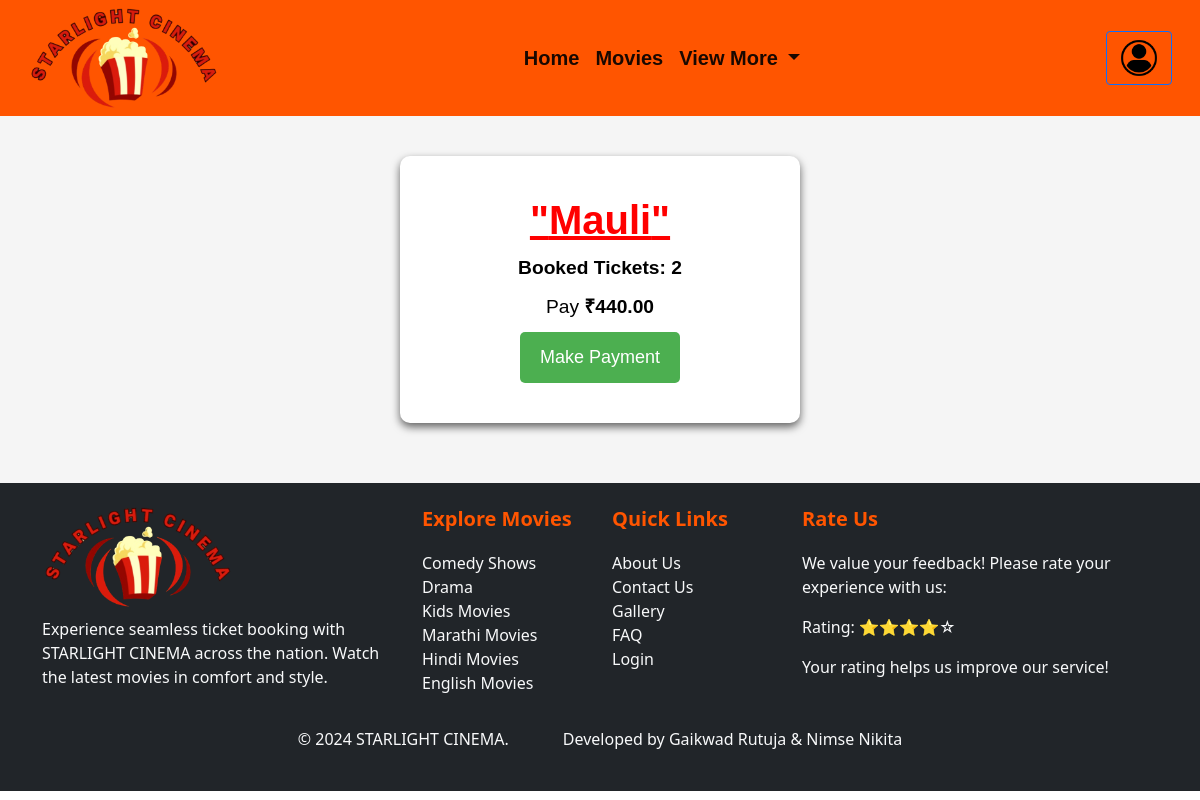
The app's page /User/pages/booked-ticket.php with its own data.
### tables this page shows
CREATE TABLE `ticket` (
  `id` int(50) NOT NULL,
  `name` text NOT NULL,
  `quantity` text NOT NULL,
  `total_price` text NOT NULL,
  `image` text NOT NULL,
  `show_date` text NOT NULL,
  `show_time` text NOT NULL
);

### User/pages/booked-ticket.php (the view, shortened to what this page needs)
<?php
$databaseHost = "localhost";
$databaseName = "movieticketdb";
$databaseUsername = "root";
$databasePassword = "";
$con = new mysqli($databaseHost, $databaseUsername, $databasePassword, $databaseName);
$query = "SELECT MAX(id) AS max_id FROM ticket";
$result = mysqli_query($con, $query);
$row = mysqli_fetch_assoc($result);
$maxId = $row['max_id'];
$ticketQuery = "SELECT name, quantity, total_price FROM ticket WHERE id = $maxId";
$ticketResult = mysqli_query($con, $ticketQuery);
if (mysqli_num_rows($ticketResult) > 0) {
    $ticketData = mysqli_fetch_assoc($ticketResult);
    $name = $ticketData['name'];
    $quantity = $ticketData['quantity'];
    $totalPrice = $ticketData['total_price'];
} else {
    $name = "Unknown";
    $quantity = 0;
    $totalPrice = 0.00;
}
?>
<!DOCTYPE html>
<html lang="en">
<head>
    <link rel="stylesheet" href=" ./../css/gallery.css">
    <link rel="stylesheet" href=" ./../css/movie-details.css">
    <link rel="stylesheet" href="https://stackpath.bootstrapcdn.com/bootstrap/4.5.2/css/bootstrap.min.css">
    <link href="https://cdn.jsdelivr.net/npm/bootstrap@5.0.2/dist/css/bootstrap.min.css" rel="stylesheet">
</head>
<body>
<nav class="navbar navbar-expand-lg navbar-light">
  <div class="container-fluid">
    <div class="logo"><img src="./../../Images/logo2.png" class="logo-img" alt="Logo"></div>
    <div class="collapse navbar-collapse justify-content-center" id="navbarSupportedContent">
      <ul class="navbar-nav mb-2 mb-lg-0">
        <li class="nav-item">
          <a class="nav-link active" aria-current="page" href=".\..\..\index1.php">Home</a>
        </li>
        <li class="nav-item">
          <a class="nav-link active" href=".\..\..\User\pages\movies.php">Movies</a>
        </li>
        <li class="nav-item dropdown">
          <a class="nav-link dropdown-toggle active" href="#" id="navbarDropdown" role="button" data-bs-toggle="dropdown" aria-expanded="false">
            View More
          </a>
        </li>
      </ul>
    </div>
    <div class="d-flex align-items-center">
      <a href="#" class="btn btn-outline-primary">
      <i class="bi bi-person"></i> <img src =".\..\..\Images\login.png" style="height:40px;">
      </a>
    </div>
  </div>
</nav>
<main>
    <div class="card-body">
        <div class="ticket-container">
            <div class="movie-details">
                <h2 class="movie-name" style="text-decoration:underline;">&quot;<?php echo $name; ?>&quot;</h2>
                <p style="color:black;font-weight:bold" class="ticket-quantity">Booked Tickets: <?php echo $quantity; ?></p>
                <p class="total-price">Pay <b style="color:black;">₹<?php echo number_format($totalPrice, 2); ?></b></p>
                <a href="payment.php?id=<?php echo $maxId; ?>" style="color:white;text-decoration:none;">
    <button class="get-ticket-btn">
    Make Payment
       </button>
       </a>
            </div>
        </div>
    </div>
</main>
 <div class="footer bg-dark text-light py-4">
    <div class="container">
        <div class="row">
            <div class="col-md-4">
            <div class="logo"><img src="./../../Images/logo2.png" class="logo-img" alt="Logo"></div>
                <p style="margin-top:10px;">Experience seamless ticket booking with STARLIGHT CINEMA across the nation. Watch the latest movies in comfort and style.</p>
            </div>
            <div class="col-md-2">
                <h5 class="footer-title">Explore Movies</h5>
                <ul class="list-unstyled">
                    <li><a href="#" class="text-light">Comedy Shows</a></li>
                    <li><a href="#" class="text-light">Drama</a></li>
                    <li><a href="#" class="text-light">Kids Movies</a></li>
                    <li><a href="#" class="text-light">Marathi Movies</a></li>
                    <li><a href="#" class="text-light">Hindi Movies</a></li>
                    <li><a href="#" class="text-light">English Movies</a></li>
                </ul>
            </div>
            <div class="col-md-2">
                <h5 class="footer-title">Quick Links</h5>
                <ul class="list-unstyled">
                    <li><a href="#" class="text-light">About Us</a></li>
                    <li><a href="#" class="text-light">Contact Us</a></li>
                    <li><a href="#" class="text-light">Gallery</a></li>
                    <li><a href="#" class="text-light">FAQ</a></li>
                    <li><a href="#" class="text-light">Login</a></li>
                </ul>
            </div>
            <div class="col-md-4">
    <h5 class="footer-title">Rate Us</h5>
    <p>We value your feedback! Please rate your experience with us:</p>
    <div class="rating">
    <p>Rating: ⭐⭐⭐⭐☆</p>
    </div>
    <p>Your rating helps us improve our service!</p>
</div>
        </div>
        <div class="row mt-3 text-center">
            <div class="col-12">
                <p>&copy; 2024 STARLIGHT CINEMA.  &nbsp; &nbsp; &nbsp; &nbsp; &nbsp; &nbsp;  Developed by Gaikwad Rutuja & Nimse Nikita</p>
            </div>
        </div>
    </div>
</div>
</body>
</html>

### User/css/gallery.css (style rules this page uses)
body { margin: 0; font-family: Arial, sans-serif; }
.navbar { background-color: #ff5500; width: 100%; }
.navbar-nav .nav-link { color: #000000; font-size: 20px; font-family: Arial, sans-serif; font-weight: bold; }
.logo-img { height: 100px; width: auto; }
.footer { background-color: #333; color: #fff; padding: 20px; }
.footer a { color: #fff; text-decoration: none; }
.footer { background-color: #000; color: #fff; padding: 20px 0; }
.footer a { color: #ff5500; text-decoration: none; }
.footer .footer-title { margin-bottom: 20px; font-weight: bold; color: #ff5500; }

### User/css/movie-details.css (style rules this page uses)
body { margin: 0; font-family: Arial, sans-serif; }
.navbar { background-color: #ff5500; width: 100%; }
.navbar-nav .nav-link { color: #000000; font-size: 20px; font-family: Arial, sans-serif; font-weight: bold; }
.logo-img { height: 100px; width: auto; }
.footer { background-color: #333; color: #fff; padding: 20px; }
.footer a { color: #fff; text-decoration: none; }
.footer { background-color: #000; color: #fff; padding: 20px 0; }
.footer a { color: #ff5500; text-decoration: none; }
.footer .footer-title { margin-bottom: 20px; font-weight: bold; color: #ff5500; }
.movie-details { flex: 2; padding: 20px; }
.movie-details p { margin: 10px 0; }
.ticket-quantity { display: flex; align-items: center; }

### User/pages/booked-ticket.php (style rules this page uses)
.card-body { font-family: Arial, sans-serif; margin: 0; padding: 40px 0px; display: flex; justify-content: center; align-items: center; flex-direction: column; background-color: #f5f5f5; }
.ticket-container { background-color: #ffffff; border-radius: 10px; box-shadow: 0 4px 8px rgba(0, 0, 0, 0.6); padding: 20px; margin-bottom: 20px; text-align: center; width: 400px; }
.movie-details { padding: 20px; }
.movie-name { font-size: 40px; font-weight:bold; margin: 0; color: red; }
.ticket-quantity, .total-price { font-size: 1.2em; margin: 10px 0; color: black; justify-content:center; }
.get-ticket-btn { background-color: #4CAF50; color: white; padding: 12px 20px; border: none; border-radius: 5px; font-size: 18px; cursor: pointer; }

### records on screen
ticket: name "Mauli", quantity "2", total_price "440.00"
